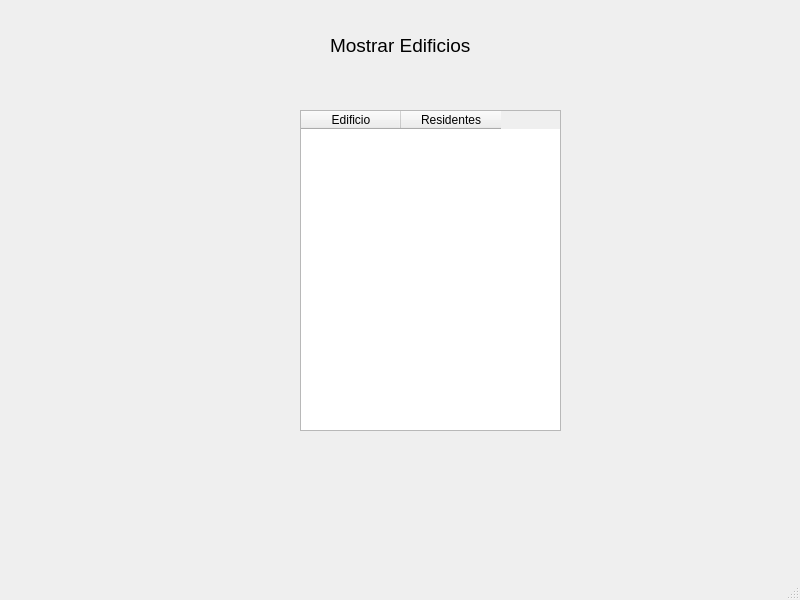
<?xml version="1.0" encoding="UTF-8"?>
<ui version="4.0">
 <class>MainMostrarEdificios</class>
 <widget class="QMainWindow" name="MainMostrarEdificios">
  <property name="geometry">
   <rect>
    <x>0</x>
    <y>0</y>
    <width>800</width>
    <height>600</height>
   </rect>
  </property>
  <property name="windowTitle">
   <string>Edificios</string>
  </property>
  <widget class="QWidget" name="centralwidget">
   <widget class="QLabel" name="label">
    <property name="geometry">
     <rect>
      <x>330</x>
      <y>30</y>
      <width>181</width>
      <height>31</height>
     </rect>
    </property>
    <property name="font">
     <font>
      <pointsize>14</pointsize>
     </font>
    </property>
    <property name="text">
     <string>Mostrar Edificios</string>
    </property>
   </widget>
   <widget class="QTableWidget" name="tableWidget">
    <property name="geometry">
     <rect>
      <x>300</x>
      <y>110</y>
      <width>261</width>
      <height>321</height>
     </rect>
    </property>
    <column>
     <property name="text">
      <string>Edificio</string>
     </property>
    </column>
    <column>
     <property name="text">
      <string>Residentes</string>
     </property>
    </column>
   </widget>
  </widget>
  <widget class="QMenuBar" name="menubar">
   <property name="geometry">
    <rect>
     <x>0</x>
     <y>0</y>
     <width>800</width>
     <height>26</height>
    </rect>
   </property>
  </widget>
  <widget class="QStatusBar" name="statusbar"/>
 </widget>
 <resources/>
 <connections/>
</ui>
